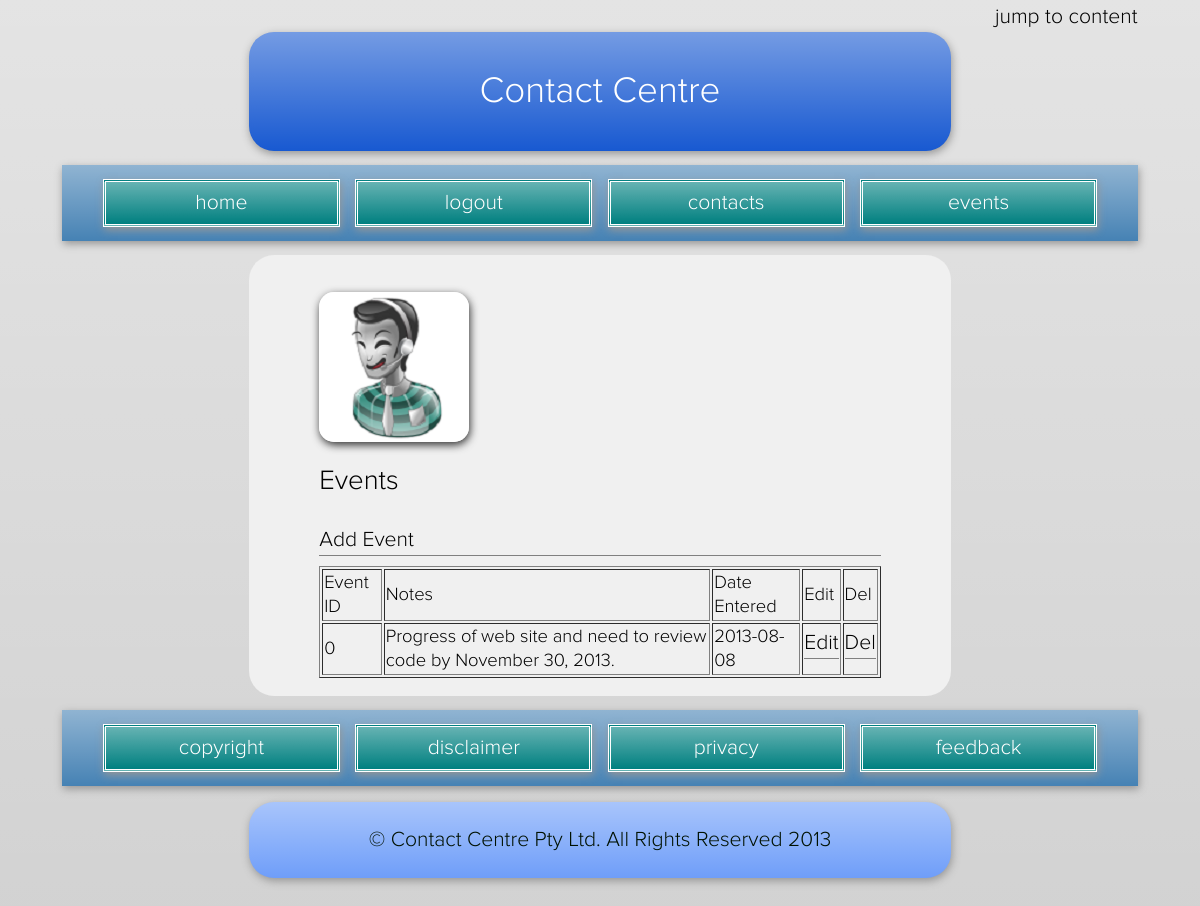
/WebSiteDevelopment/events.php (signed in), run on an earlier commit of the app's database.
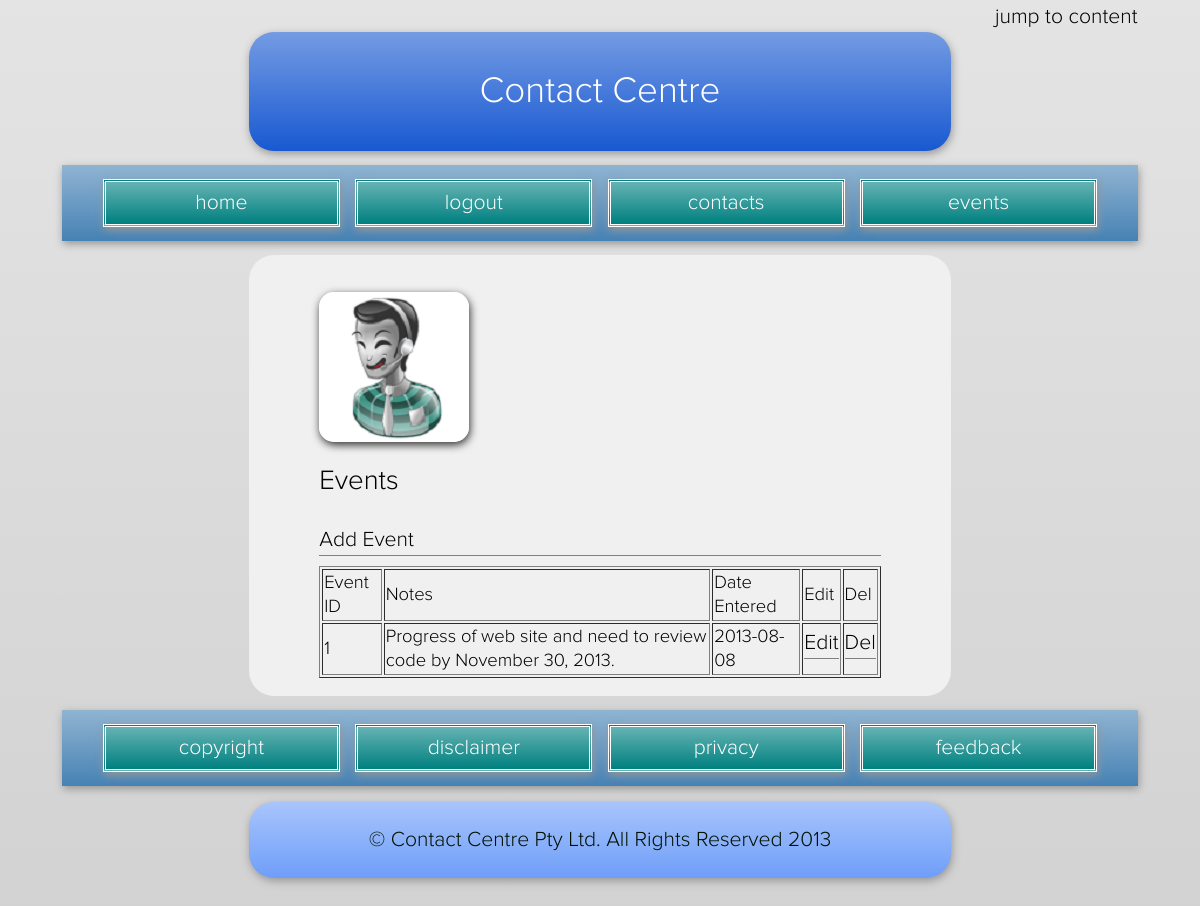
And on a later commit of the database.
### tables this page shows
CREATE TABLE IF NOT EXISTS `tevent` (
  `EventID` int(11) NOT NULL AUTO_INCREMENT,
  `Notes` varchar(255) NOT NULL,
  `DateEntered` date NOT NULL,
  `TimeEntered` time NOT NULL,
  `ContactID` int(11) DEFAULT NULL,
  PRIMARY KEY (`EventID`)
);

### WebSiteDevelopment/events.php (the view, shortened to what this page needs)
<?php
include  (dirname(__FILE__) . '/header.php');
?>
<div class="layout-grid">
<div id="jumps" class="layout-cell layout-1">
<div>
<img src="images/contact.png" alt="Events" />
<h2>Events</h2>
<a href="addevent.php">Add Event</a>
			<table border='1'>
<tr>
<td>Event ID</td>
<td>Notes</td>
<td>Date Entered</td>
<td>Edit</td>
<td>Del</td>
</tr>
<?php
$query = "SELECT * FROM tevent";
$result = mysql_query($query) or die(mysql_error());
while ($newArray = mysql_fetch_array($result))
	{
$id = $newArray['EventID'];
$Notes = $newArray['Notes'];
$DateEntered = $newArray['DateEntered'];
echo "<tr><td>$id</td><td>$Notes</td><td>$DateEntered</td><td><a href='editevent.php?id=$id'>Edit</a></td><td>
<a href='events.php?delid=$id'>Del</a></td></tr>";
}
			?>
			</table>
</div>
</div>
</div>
<?php
include  (dirname(__FILE__)  . '/footer.php');
?>

### WebSiteDevelopment/header.php (shortened to what this page needs)
?><!DOCTYPE HTML>
<html>
<head>
<link rel="stylesheet" href="style.css" type="text/css" title="contact-centre" />
</head>
<body class="home">
<h1>Contact Centre</h1>
<div id="jump">
<a href="#jumps">jump to content</a>
</div>
<nav>
<ul>
<li><a href="index.php">Home</a></li>
<li>
    <?php
    if (empty($_SESSION['user_id'])){
        echo '<a href="accounts.php">Login/Create</a>' . "\n\r";
    }
    else{
        echo '<a href="logout.php">Logout</a>'. "\n\r";;
    }
    ?>
</li>
<li><a href="contacts.php">Contacts</a></li>
<li><a href="events.php">Events</a></li>
</ul>
</nav>

### WebSiteDevelopment/footer.php
<nav>
    <ul>
        <li><a href="copyright.html">Copyright</a></li>
        <li><a href="disclaimer.html">Disclaimer</a></li>
        <li><a href="privacy.html">Privacy</a></li>
        <li><a href="feedback.html">Feedback</a></li>
    </ul>
</nav>
<aside>&copy; Contact Centre Pty Ltd. All Rights Reserved 2013</aside>
</body>
</html>

### WebSiteDevelopment/style.css (style rules this page uses)
html,body { background:rgb(210,210,210);margin:0;padding:0;min-height:100% }
html { color:rgb(0,0,0);font: normal 115% 'proxima_nova_ltlight';line-height: 1.3;overflow-y:scroll }
body { margin:0 5% 0;padding:1.75em 0 2em 0;position:relative;border-radius:25px }
#jump a,#jump a:link,#jump a:visited { font-size:115%;position:absolute;top:0;right:0;z-index:2;margin:0;padding:.12em;color:#000;text-decoration:none }
.layout-grid { display:block;margin:.75em auto;padding:0;letter-spacing:-0.35em;width:65% }
.layout-cell { letter-spacing:normal;word-spacing:normal;display:inline-block;margin:0 auto 1em auto;padding:0;width:100%!important;vertical-align:top;-webkit-box-sizing:border-box;-moz-box-sizing:border-box;box-sizing:border-box }
.layout-1 { background:rgb(240,240,240);margin:0;padding:1.5em 10% 1em 10%;width:65%;border-radius:25px;width:100% }
.layout-1 img { display:block;margin:.5em 0 1.15em 0;border-radius:15px;box-shadow:1px 3px 8px rgba(0,0,0,.8) }
.layout-1 h2 { background-color:transparent;background-image:none;border-radius:0;border:0;box-shadow:none;color:rgb(0,0,0);font-size:150%!important;font-weight:normal;margin:0 0 1em 0;text-align:left }
.layout-1 a,.layout-1 a:link,.layout-1 a:visited { border-bottom:1px solid gray;color:rgb(0,0,0);display:block;margin:0 0 .5em 0; padding:0 0 1px 0; font-size:115%;text-decoration:none }
h1 { background-color:#1859D1;color:rgb(255,255,255);font-size:200%;font-weight:normal;line-height:1;margin: 0 auto 0;padding: 1.12em 0;text-align: center;width:65%; border-radius:25px;box-shadow:1px 3px 8px rgb(150,150,150) }
html,body,h1,aside,nav ul, nav li a,nav ul li b,nav li a:hover,nav li a:focus,nav li a:active { background-image:-moz-linear-gradient(rgba(255,255,255,.4),rgba(255,255,255,0)); background-image:-o-linear-gradient(rgba(255,255,255,.4),rgba(255,255,255,0)); background-image:-webkit-linear-gradient(rgba(255,255,255,.4),rgba(255,255,255,0)); background-image:inear-gradient(rgba(255,255,255,.4),rgba(255,255,255,0)) }
nav { margin:.75em auto 0;text-align:center;width:99.7%;box-shadow:1px 3px 8px rgb(150,150,150) }
nav ul { background-color:#4682B4;margin:0;padding:.75em 0 }
nav li { display:inline-block;width:23% }
nav li a, nav ul li b { background-color:#008080;border:3px double #fff;color:rgb(255,255,255);font-size:115%;font-weight:normal;display:block;margin:0 .25em;padding:.35em 2%;text-decoration:none;text-transform:lowercase;box-shadow:1px 3px 8px rgb(150,150,150) }
aside { background-color:#6F9EF9;color:rgb(0,17,0);font-size:115%;font-weight:normal;line-height:1;margin: .75em auto;padding: 1.3em 0;text-align: center;width:65%; border-radius:25px;box-shadow:1px 3px 8px rgb(150,150,150) }
body { border:1px dotted red\9 }

What changed in the data, as far as the page shows it:
removed tevent: EventID "0", Notes "Progress of web site and need to review code by November 30, 2013.", DateEntered "2013-08-08"
added tevent: EventID "1", Notes "Progress of web site and need to review code by November 30, 2013.", DateEntered "2013-08-08"
